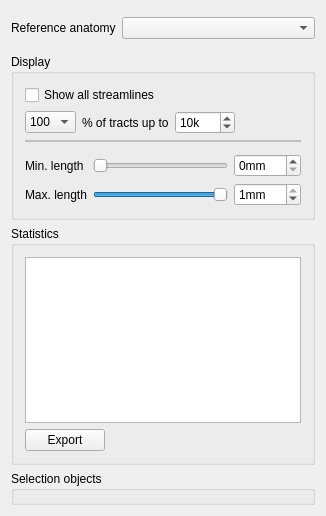
<?xml version="1.0" encoding="UTF-8"?>
<ui version="4.0">
 <class>BrainAnalysisViewControls</class>
 <widget class="QWidget" name="BrainAnalysisViewControls">
  <property name="geometry">
   <rect>
    <x>0</x>
    <y>0</y>
    <width>326</width>
    <height>516</height>
   </rect>
  </property>
  <property name="minimumSize">
   <size>
    <width>0</width>
    <height>0</height>
   </size>
  </property>
  <property name="windowTitle">
   <string>QmitkTemplate</string>
  </property>
  <layout class="QVBoxLayout" name="verticalLayout">
   <item>
    <layout class="QGridLayout" name="gridLayout">
     <property name="topMargin">
      <number>6</number>
     </property>
     <property name="bottomMargin">
      <number>9</number>
     </property>
     <item row="0" column="1">
      <widget class="QmitkDataStorageComboBox" name="cboAnatImage">
       <property name="sizePolicy">
        <sizepolicy hsizetype="MinimumExpanding" vsizetype="Fixed">
         <horstretch>0</horstretch>
         <verstretch>0</verstretch>
        </sizepolicy>
       </property>
      </widget>
     </item>
     <item row="0" column="0">
      <widget class="QLabel" name="label_3">
       <property name="text">
        <string>Reference anatomy</string>
       </property>
      </widget>
     </item>
    </layout>
   </item>
   <item>
    <widget class="QGroupBox" name="groupBox_2">
     <property name="title">
      <string>Display</string>
     </property>
     <layout class="QVBoxLayout" name="verticalLayout_3">
      <item>
       <widget class="QCheckBox" name="chkShowAll">
        <property name="text">
         <string>Show all streamlines</string>
        </property>
       </widget>
      </item>
      <item>
       <layout class="QHBoxLayout" name="horizontalLayout_3">
        <item>
         <widget class="QComboBox" name="cboSkipPercentage">
          <property name="minimumSize">
           <size>
            <width>50</width>
            <height>0</height>
           </size>
          </property>
          <property name="currentText">
           <string>100</string>
          </property>
          <property name="currentIndex">
           <number>7</number>
          </property>
          <item>
           <property name="text">
            <string>1</string>
           </property>
          </item>
          <item>
           <property name="text">
            <string>2</string>
           </property>
          </item>
          <item>
           <property name="text">
            <string>5</string>
           </property>
          </item>
          <item>
           <property name="text">
            <string>10</string>
           </property>
          </item>
          <item>
           <property name="text">
            <string>20</string>
           </property>
          </item>
          <item>
           <property name="text">
            <string>25</string>
           </property>
          </item>
          <item>
           <property name="text">
            <string>50</string>
           </property>
          </item>
          <item>
           <property name="text">
            <string>100</string>
           </property>
          </item>
         </widget>
        </item>
        <item>
         <widget class="QLabel" name="lblBeforePart">
          <property name="text">
           <string>% of tracts up to</string>
          </property>
         </widget>
        </item>
        <item>
         <widget class="QSpinBox" name="spnSkipUpTo">
          <property name="suffix">
           <string>k</string>
          </property>
          <property name="minimum">
           <number>1</number>
          </property>
          <property name="maximum">
           <number>5000</number>
          </property>
          <property name="value">
           <number>10</number>
          </property>
         </widget>
        </item>
        <item>
         <spacer name="horizontalSpacer">
          <property name="orientation">
           <enum>Qt::Horizontal</enum>
          </property>
          <property name="sizeHint" stdset="0">
           <size>
            <width>40</width>
            <height>20</height>
           </size>
          </property>
         </spacer>
        </item>
       </layout>
      </item>
      <item>
       <widget class="QWidget" name="widget_2" native="true">
        <property name="minimumSize">
         <size>
          <width>0</width>
          <height>2</height>
         </size>
        </property>
        <property name="maximumSize">
         <size>
          <width>16777215</width>
          <height>2</height>
         </size>
        </property>
        <property name="styleSheet">
         <string notr="true">background-color: #c0c0c0;</string>
        </property>
       </widget>
      </item>
      <item>
       <widget class="Imeka::Fiber::Mappers2DSettingsWidget" name="mappers2DSettings" native="true"/>
      </item>
      <item>
       <layout class="QGridLayout" name="gridLayout_2">
        <item row="0" column="2">
         <widget class="QSlider" name="sldMinFiberLength">
          <property name="maximum">
           <number>400</number>
          </property>
          <property name="singleStep">
           <number>4</number>
          </property>
          <property name="pageStep">
           <number>40</number>
          </property>
          <property name="orientation">
           <enum>Qt::Horizontal</enum>
          </property>
         </widget>
        </item>
        <item row="0" column="3">
         <widget class="QSpinBox" name="spnMinFiberLength">
          <property name="suffix">
           <string>mm</string>
          </property>
          <property name="maximum">
           <number>400</number>
          </property>
          <property name="singleStep">
           <number>4</number>
          </property>
         </widget>
        </item>
        <item row="0" column="0">
         <widget class="QLabel" name="label_2">
          <property name="text">
           <string>Min. length</string>
          </property>
         </widget>
        </item>
        <item row="1" column="0">
         <widget class="QLabel" name="label_4">
          <property name="text">
           <string>Max. length</string>
          </property>
         </widget>
        </item>
        <item row="1" column="2">
         <widget class="QSlider" name="sldMaxFiberLength">
          <property name="maximum">
           <number>1</number>
          </property>
          <property name="singleStep">
           <number>1</number>
          </property>
          <property name="pageStep">
           <number>1</number>
          </property>
          <property name="value">
           <number>1</number>
          </property>
          <property name="orientation">
           <enum>Qt::Horizontal</enum>
          </property>
         </widget>
        </item>
        <item row="1" column="3">
         <widget class="QSpinBox" name="spnMaxFiberLength">
          <property name="suffix">
           <string>mm</string>
          </property>
          <property name="maximum">
           <number>1</number>
          </property>
          <property name="singleStep">
           <number>1</number>
          </property>
          <property name="value">
           <number>1</number>
          </property>
         </widget>
        </item>
       </layout>
      </item>
     </layout>
    </widget>
   </item>
   <item>
    <widget class="QGroupBox" name="groupBox_3">
     <property name="title">
      <string>Statistics</string>
     </property>
     <layout class="QVBoxLayout" name="verticalLayout_5">
      <item>
       <widget class="QPlainTextEdit" name="txtFibersStats">
        <property name="font">
         <font>
          <family>Courier New</family>
          <pointsize>10</pointsize>
         </font>
        </property>
        <property name="readOnly">
         <bool>true</bool>
        </property>
       </widget>
      </item>
      <item>
       <widget class="QPushButton" name="exportFibersStatsToCSV">
        <property name="sizePolicy">
         <sizepolicy hsizetype="Maximum" vsizetype="Fixed">
          <horstretch>0</horstretch>
          <verstretch>0</verstretch>
         </sizepolicy>
        </property>
        <property name="mouseTracking">
         <bool>false</bool>
        </property>
        <property name="text">
         <string>Export</string>
        </property>
       </widget>
      </item>
     </layout>
    </widget>
   </item>
   <item>
    <widget class="QGroupBox" name="groupBox">
     <property name="title">
      <string>Selection objects</string>
     </property>
     <layout class="QVBoxLayout" name="verticalLayout_2">
      <property name="topMargin">
       <number>0</number>
      </property>
      <item>
       <widget class="Imeka::Widgets::RegionOfInterestWidget" name="regionOfInterestWidget" native="true"/>
      </item>
     </layout>
    </widget>
   </item>
  </layout>
 </widget>
 <layoutdefault spacing="6" margin="11"/>
 <customwidgets>
  <customwidget>
   <class>QmitkDataStorageComboBox</class>
   <extends>QComboBox</extends>
   <header location="global">QmitkDataStorageComboBox.h</header>
  </customwidget>
  <customwidget>
   <class>Imeka::Widgets::RegionOfInterestWidget</class>
   <extends>QWidget</extends>
   <header>ImekaWidgets/Qt/RegionOfInterestWidget.hpp</header>
   <container>1</container>
  </customwidget>
  <customwidget>
   <class>Imeka::Fiber::Mappers2DSettingsWidget</class>
   <extends>QWidget</extends>
   <header>ImekaFiber/Mapper/Mappers2DSettingsWidget.hpp</header>
   <container>1</container>
  </customwidget>
 </customwidgets>
 <tabstops>
  <tabstop>cboAnatImage</tabstop>
 </tabstops>
 <resources>
  <include location="../../resources/MIBrain.qrc"/>
 </resources>
 <connections/>
</ui>
